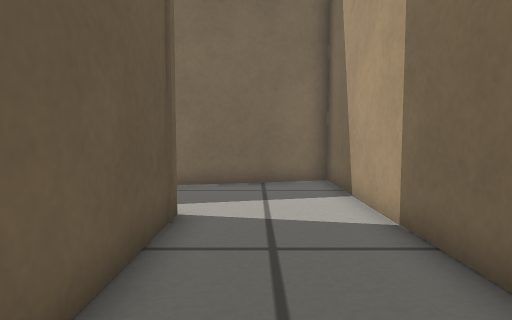
View 1 (above)

12 first-person views from a walk through a world built for the Gazebo simulator. The camera is 0.31 m above the floor, tilts 4° down and sees 75° across. The floor is counted in squares, 0.2 m on a side. Each view is taken from the middle of a square. On the plan, view 1 faces up. The plan holds only what a view shows up to about 16 squares ahead; the rest is blank.

View 2
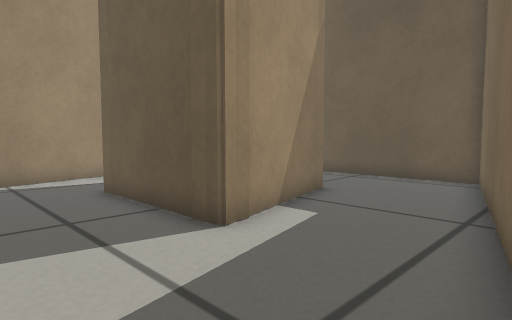

View 3
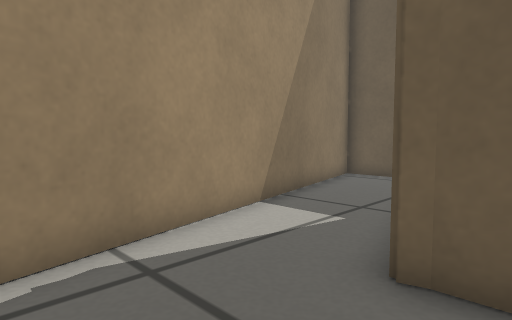

View 4
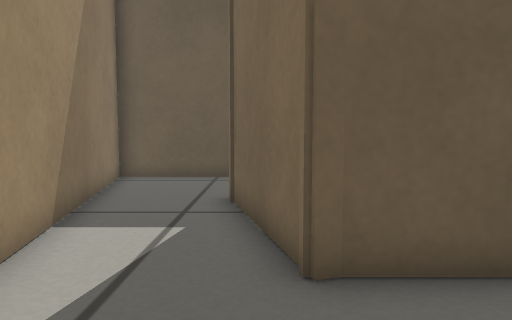

View 5
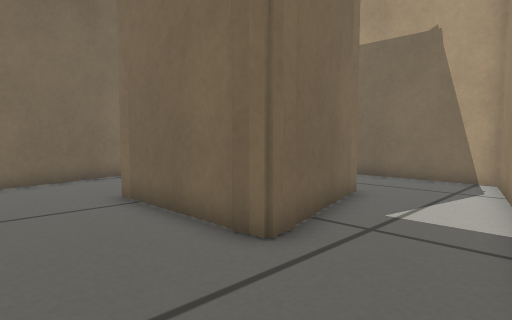

View 6
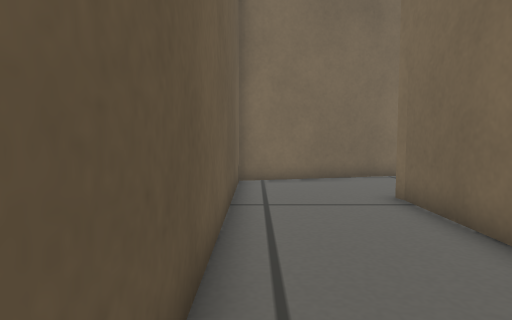

View 7
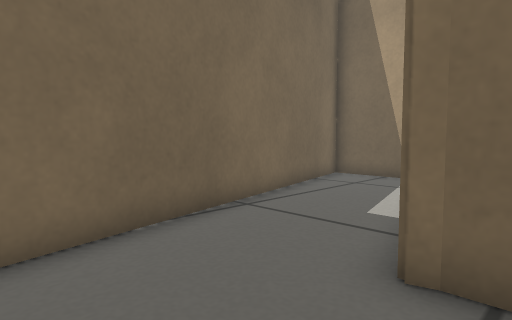

View 8
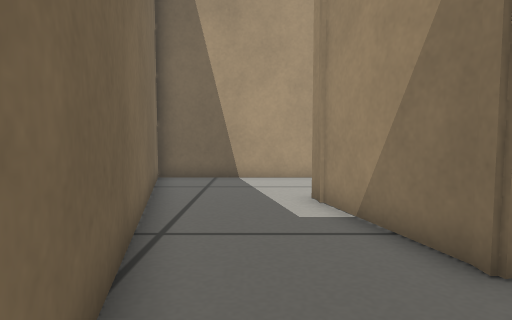

View 9
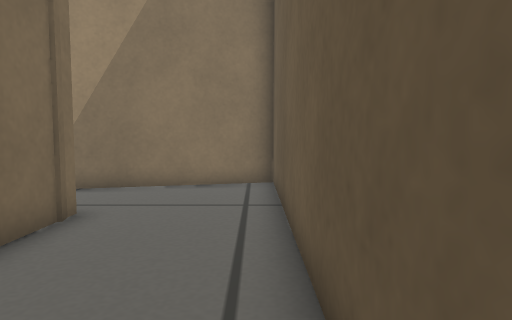

View 10
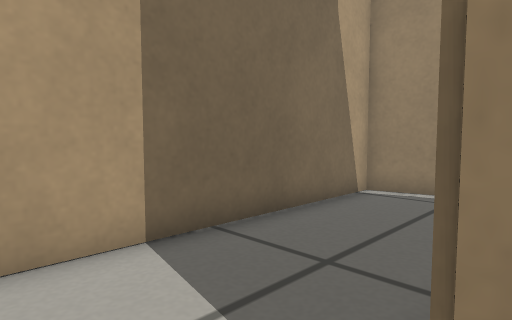

View 11
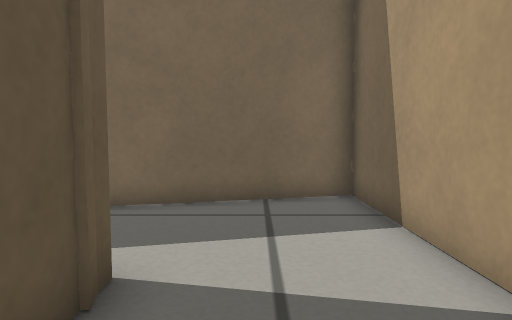

View 12
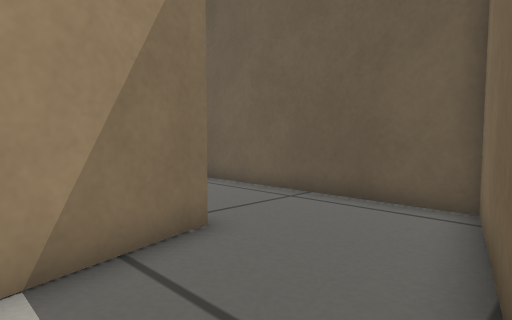

### Floor plan
Points are (right, up) in squares from view 1. A wall is a line through its corners. A room is listed if a view was taken in it or the views show most of it. See-through windows are left out.
Room 1 (views 1, 2, 3, 4, 5, 6, 7, 8, 9, 10, 11, 12)
walls: (-6.5, 5.3) (-1.7, 6.6); (-6.4, 4.9) (-6.5, 5.4) (-6, 5.4); (-2.4, 6.5) (-1.6, 6.5) (-1.5, 5.8); (-1.6, 6.5) (-1.6, 1.5); (-10.6, 8.5) (-10.6, -4.2) (2.5, -1) (2.5, 11.7) (-10.6, 8.5); (-6.4, 0.4) (-6.4, 5.4); (-5.6, 0.4) (-6.3, 0.4) (-6.5, 1.1); (-1.6, 2) (-1.4, 1.5) (-2, 1.5); (-1.5, 1.6) (-6.3, 0.3)

Positions as (right, up) in squares from view 1, and headings:
1: (0, 0), facing up
2: (2, 11), facing down-left
3: (2, 3), facing down-left
4: (2, 1), facing left
5: (-10, -3), facing up-right
6: (-10, -3), facing up
7: (-10, 4), facing up-right
8: (-10, 8), facing right
9: (-10, 7), facing down
10: (-2, 8), facing down-right
11: (0, 3), facing up
12: (-3, 10), facing down-left
